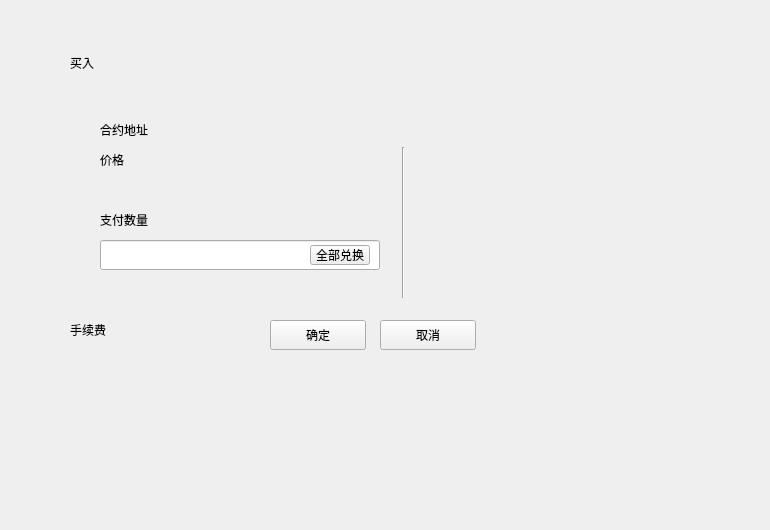
<?xml version="1.0" encoding="UTF-8"?>
<ui version="4.0">
 <class>BuyOrderWidget</class>
 <widget class="QWidget" name="BuyOrderWidget">
  <property name="geometry">
   <rect>
    <x>0</x>
    <y>0</y>
    <width>770</width>
    <height>530</height>
   </rect>
  </property>
  <property name="font">
   <font>
    <family>微软雅黑</family>
   </font>
  </property>
  <property name="windowTitle">
   <string>Form</string>
  </property>
  <widget class="QLabel" name="label_5">
   <property name="geometry">
    <rect>
     <x>70</x>
     <y>50</y>
     <width>120</width>
     <height>26</height>
    </rect>
   </property>
   <property name="styleSheet">
    <string notr="true">font: 19px &quot;微软雅黑&quot;;</string>
   </property>
   <property name="text">
    <string>买入</string>
   </property>
  </widget>
  <widget class="QWidget" name="widget" native="true">
   <property name="geometry">
    <rect>
     <x>50</x>
     <y>100</y>
     <width>670</width>
     <height>280</height>
    </rect>
   </property>
   <widget class="QLabel" name="priceLabel2">
    <property name="geometry">
     <rect>
      <x>50</x>
      <y>50</y>
      <width>100</width>
      <height>20</height>
     </rect>
    </property>
    <property name="text">
     <string>价格</string>
    </property>
   </widget>
   <widget class="QLabel" name="priceLabel">
    <property name="geometry">
     <rect>
      <x>50</x>
      <y>80</y>
      <width>200</width>
      <height>20</height>
     </rect>
    </property>
    <property name="text">
     <string/>
    </property>
   </widget>
   <widget class="QLineEdit" name="amountLineEdit">
    <property name="geometry">
     <rect>
      <x>50</x>
      <y>140</y>
      <width>280</width>
      <height>30</height>
     </rect>
    </property>
   </widget>
   <widget class="QToolButton" name="cancelBtn">
    <property name="geometry">
     <rect>
      <x>330</x>
      <y>220</y>
      <width>96</width>
      <height>30</height>
     </rect>
    </property>
    <property name="cursor">
     <cursorShape>PointingHandCursor</cursorShape>
    </property>
    <property name="styleSheet">
     <string notr="true"/>
    </property>
    <property name="text">
     <string>取消</string>
    </property>
   </widget>
   <widget class="QToolButton" name="allBtn">
    <property name="geometry">
     <rect>
      <x>260</x>
      <y>145</y>
      <width>60</width>
      <height>20</height>
     </rect>
    </property>
    <property name="cursor">
     <cursorShape>PointingHandCursor</cursorShape>
    </property>
    <property name="text">
     <string>全部兑换</string>
    </property>
   </widget>
   <widget class="QLabel" name="label_2">
    <property name="geometry">
     <rect>
      <x>50</x>
      <y>110</y>
      <width>100</width>
      <height>20</height>
     </rect>
    </property>
    <property name="text">
     <string>支付数量</string>
    </property>
   </widget>
   <widget class="QLabel" name="label">
    <property name="geometry">
     <rect>
      <x>20</x>
      <y>220</y>
      <width>100</width>
      <height>20</height>
     </rect>
    </property>
    <property name="text">
     <string>手续费</string>
    </property>
   </widget>
   <widget class="QToolButton" name="okBtn">
    <property name="geometry">
     <rect>
      <x>220</x>
      <y>220</y>
      <width>96</width>
      <height>30</height>
     </rect>
    </property>
    <property name="cursor">
     <cursorShape>PointingHandCursor</cursorShape>
    </property>
    <property name="styleSheet">
     <string notr="true"/>
    </property>
    <property name="text">
     <string>确定</string>
    </property>
   </widget>
   <widget class="QLabel" name="label_7">
    <property name="geometry">
     <rect>
      <x>50</x>
      <y>20</y>
      <width>100</width>
      <height>20</height>
     </rect>
    </property>
    <property name="text">
     <string>合约地址</string>
    </property>
   </widget>
   <widget class="QLabel" name="contractAddressLabel">
    <property name="geometry">
     <rect>
      <x>160</x>
      <y>20</y>
      <width>300</width>
      <height>20</height>
     </rect>
    </property>
    <property name="text">
     <string/>
    </property>
    <property name="textInteractionFlags">
     <set>Qt::LinksAccessibleByMouse|Qt::TextSelectableByMouse</set>
    </property>
   </widget>
   <widget class="QLabel" name="feeLabel">
    <property name="geometry">
     <rect>
      <x>20</x>
      <y>250</y>
      <width>200</width>
      <height>20</height>
     </rect>
    </property>
    <property name="text">
     <string/>
    </property>
   </widget>
   <widget class="QStackedWidget" name="stackedWidget">
    <property name="geometry">
     <rect>
      <x>380</x>
      <y>47</y>
      <width>201</width>
      <height>145</height>
     </rect>
    </property>
   </widget>
   <widget class="Line" name="line">
    <property name="geometry">
     <rect>
      <x>343</x>
      <y>47</y>
      <width>20</width>
      <height>151</height>
     </rect>
    </property>
    <property name="orientation">
     <enum>Qt::Vertical</enum>
    </property>
   </widget>
  </widget>
  <zorder>widget</zorder>
  <zorder>label_5</zorder>
 </widget>
 <resources/>
 <connections/>
</ui>
